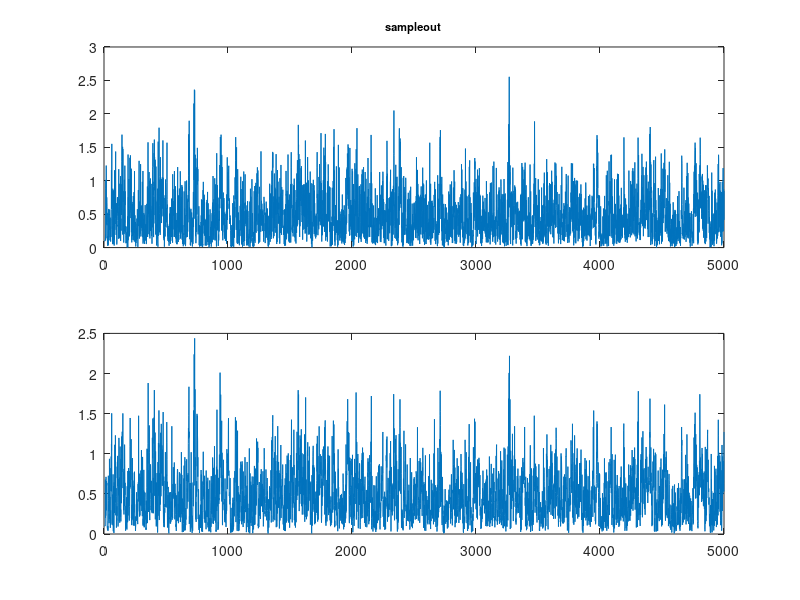

Reproduce this figure in MATLAB.
% Version from 2004/02/27, Herbert Jaeger

% %%%% generate training and testing time series for ESN training
% The learning-and-testing script learn.m expects data to be contained in
% two matrices named sampleinput (of size inputdim x samplelength) and
% sampleout (of size outputdim x samplelength). Such two matrices must be
% the result of calling this script.

% Note: the script learn.m does training AND testing. Training is done with
% an initial sequence of the data generated here, testing is done on
% remaining data. Therefore, the samplelength should be chosen of
% sufficient length to provide data for both training and  testing.

% in this demo example, we create such data from a simple NARMA equation.



% set length
samplelength = 5000;


disp('Generating data ............');
disp(sprintf('sample length %g', samplelength ));


% create random input sequence
sampleinput = [ones(1,samplelength);rand(1,samplelength)];

 % use this input sequence to drive a NARMA equation
systemorder = 10;
sampleout = 0.1*ones(2,samplelength);
for n = systemorder +1 : samplelength
    % insert suitable NARMA equation on r.h.s.
    sampleout(1,n) = sampleinput(2,n-5) * sampleinput(2,n-10) ...
        + sampleinput(2,n-2) * sampleout(2,n-2);
    sampleout(2,n) = sampleinput(2,n-1) * sampleinput(2,n-3) ...
        + sampleinput(2,n-2) * sampleout(1,n-2);
end

% plot generated sampleout
figure(1);
outdim = length(sampleout(:,1));
for k = 1:outdim
    subplot(outdim, 1, k);
    plot(sampleout(k,:));
    if k == 1
        title('sampleout','FontSize',8);
    end
end
    

